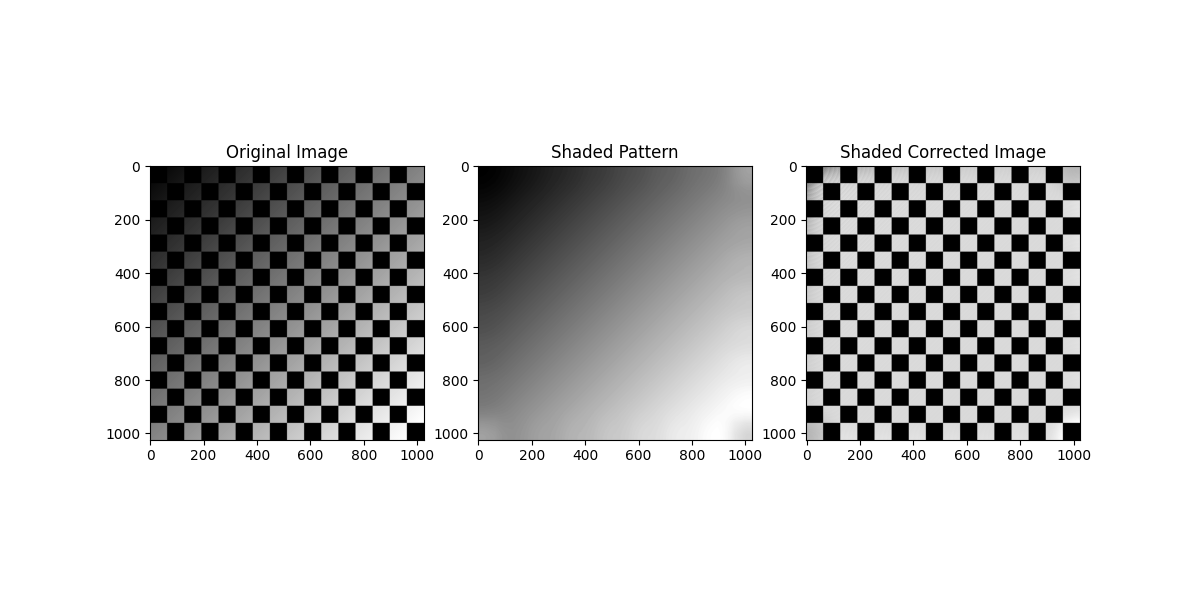

Write the Python code that produced this figure.
import cv2
import numpy as np
import matplotlib.pyplot as plt

def gaussian_kernel(size, sigma):
    """Generate a Gaussian filter kernel."""
    kernel = np.fromfunction(
        lambda x, y: (1 / (2 * np.pi * sigma ** 2)) * 
                     np.exp(-((x - (size - 1) / 2) ** 2 + (y - (size - 1) / 2) ** 2) / (2 * sigma ** 2)),
        (size, size)
    )
    kernel = kernel / np.sum(kernel)  # Normalize
    return kernel

kernel_size = 255  # Size of the kernel
sigma_value = 64  # Standard deviation

# Generate Gaussian kern
gaussian_kernel_result = gaussian_kernel(kernel_size, sigma_value)

# Read the image
image = cv2.imread('checkerboard1024-shaded.tif', cv2.IMREAD_GRAYSCALE)

# Check if the image is valid
if image is None or not isinstance(image, (np.ndarray)):
    raise ValueError("Invalid image provided. Please check the file path.")

cvfilter = cv2.filter2D(image, -1, gaussian_kernel_result)
image2 = image / cvfilter

# Save the image
cv2.imwrite('checkerboard_original.png', image)
cv2.imwrite('checkerboard_shaded.png', cvfilter)
cv2.imwrite('checkerboard_gaussian.png', image2)

plt.figure(figsize = (12, 6))

# Show the original image and the processed image
plt.subplot(1, 3, 1)
plt.title("Original Image")
plt.imshow(image, cmap = 'gray')

plt.subplot(1, 3, 2)
plt.title("Shaded Pattern")
plt.imshow(cvfilter, cmap = 'gray')

plt.subplot(1, 3, 3)
plt.title("Shaded Corrected Image")
plt.imshow(image2, cmap = 'gray')

# Show plots
plt.show()
